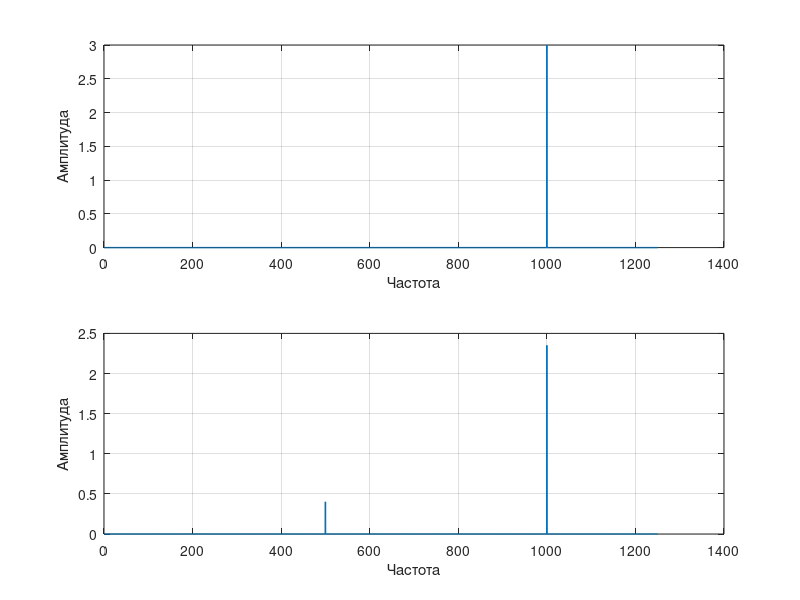

The MATLAB script that drew this image:
%% Задача 2
clear all; clc;

% Генерируем сигнал
Fs = 2500;
duration = 3;
L = Fs * duration;
f = 1000;
amplitude = 3;
T = 1/Fs;

t = (0:L-1) * T;
K = amplitude*sin(2*pi*f*t);

% Делаем быстрое преобразование Фурье
F_1 = fft(K);
P2 = abs(F_1/L);
P1 = P2(1:L/2+1);
P1(2:end-1) = 2*P1(2:end-1);
f = Fs/L*(0:L/2);

% Рисуем график спектр сигнала
subplot(2, 1, 1);
plot(f, P1, 'LineWidth', 1);
xlabel('Частота');
ylabel('Амплитуда');
grid("on")

% симулируем клиппинг-эффект
K(K > 2) = 2;
K(K < -2) = -2;

% Делаем быстро преобразование Фурье
F_2 = fft(K);
P2 = abs(F_2/L);
P1 = P2(1:L/2+1);
P1(2:end-1) = 2*P1(2:end-1);

% Рисуем график спектра клиппинг-эффектр сигнала
set(gcf, 'position', [180, 80, 880, 580])
subplot(2, 1, 2);
plot(f, P1, 'LineWidth', 1);
xlabel('Частота');
ylabel('Амплитуда');
grid("on")

% Записываем звуковой сигнал

audiowrite('clipping_signal.wav', K, Fs, 'BitsPerSample', 64);

[signal, fs] = audioread('clipping_signal.wav');

% check equals
tr = isequal(signal.', K);

% Вывод(Анализ)

% Клиппинг-эффект может отразиться на характеристики сигнала, такие как
% искажения гармоник и уровень шума. При обрезании верхней части волны
% сигнала происходит искажение формы волн, что может привести к появлению
% дополнительных гармоник и увеличению уровня шума. Еще может привети к
% потере информации в верхней части волны.

% В клиппированно сигнале появилась одна дополнительная гармоника, 
% то есть сигнал стал состоять из двух синусоид. Разве сумма двух 
% синусоид может дать клиппированную синусоиду? 

% Ответ: Да, сумма двух синусоид может дать клиппированную синусоиду. 
% Клиппирование происходит, когда амплитуда сигнала превышает максимально
% допустимое значение. Если две синусоиды имеют амплитуды, которые в сумме
% превышают максимально допустимое значение, то результатом будет 
% клиппированная синусоида.
% После клиппирования сигнал остается периодическим, и его спектр 
% состоит из конечного числа гармоник. В данном случае появляется 
% дополнительная гармоника с амплитудой на частоте, равной половине
% частоты исходного сигнала. Коэффициенты амплитуды исходной гармоники и
% новой гармоники устроены таким образом, что в местах без клиппирования 
% сигнал остается неизменным, а в местах с клиппированием его амплитуда 
% уменьшается. В результате может возникнуть больше гармоник, но если 
% сигнал является периодическим, то количество гармоник будет 
% ограниченным.
